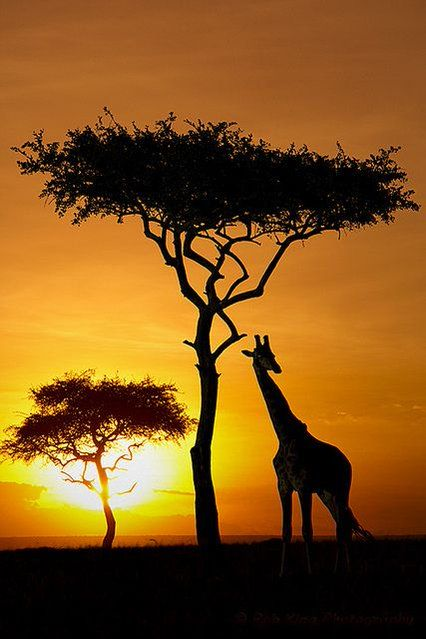
#> input picture Photos/maasai.jpg, 426 x 639 px
$ python contours.py
#> lines starting #> are read from the running program, lines starting #| are printed output that depends on the picture; after the words box and inside, x2 and y2 are one past the last pixel; in counts of white or black regions, pixels touching at a corner belong together
# Contour detection - How to identify contours in an image
# Contours can be explained simply as a curve joining all the continuous points (along the boundary), having same color or intensity.
# The contours are a useful tool for shape analysis and object detection and recognition.
import cv2 as cv
import numpy as np

img = cv.imread("Photos/maasai.jpg")
#> img is the input picture: shape (639, 426, 3); mean B, G, R 27.5, 84.3, 130.9
cv.imshow("Original", img)

# Create a blank image for drawing the contours later
blank = np.zeros(img.shape, dtype='uint8')
cv.imshow("Blank", blank)

gray = cv.cvtColor(img, cv.COLOR_BGR2GRAY)
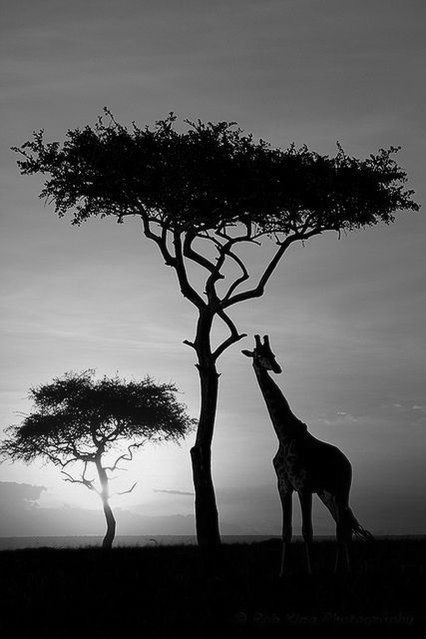
#> gray: shape (639, 426); min 0, max 254, mean 91.7
cv.imshow("Gray", gray)

ret, thresh = cv.threshold(gray, 125, 255, cv.THRESH_BINARY  # Attempt to convert the image to a binary image
                           # 125 is the threshold value, 255 is the max value to use with the THRESH_BINARY.
                           )
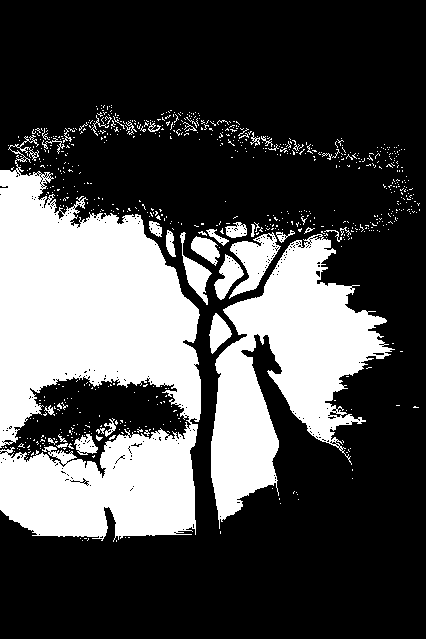
#> thresh: shape (639, 426); 30.7% white; 744 white regions (708 under 20 px)
cv.imshow("Thresholded", thresh)
# blur = cv.GaussianBlur(gray, (7, 7), cv.BORDER_DEFAULT)

# canny = cv.Canny(blur, 125, 175)
# cv.imshow("Canny Edges", canny)

# returns a list of all the contours found in the image
contours, hierarchies = cv.findContours(
    thresh, cv.RETR_LIST, cv.CHAIN_APPROX_SIMPLE)
#> contours = 1194 contours, 1165 with area under 20; largest, box (x1, y1, x2, y2) and area: (0, 135, 201, 542) 50746, (211, 234, 395, 529) 23260, (229, 232, 281, 299) 1479, (180, 232, 212, 305) 639, (214, 254, 244, 300) 609
# cv.RETR_LIST retrieves all of the contours without establishing any hierarchical relationships.
# (image, mode, method)
# cv.chain_approx_none stores all the points of the contours. Other method is cv.CHAIN_APPROX_SIMPLE which removes all redundant points and compresses the contour, thereby saving memory.
print(f'{len(contours)} contours found!')
#| 1194 contours found!

cv.drawContours(blank, contours, -1, (0, 0, 255),
                2)  # -1 means draw all contours
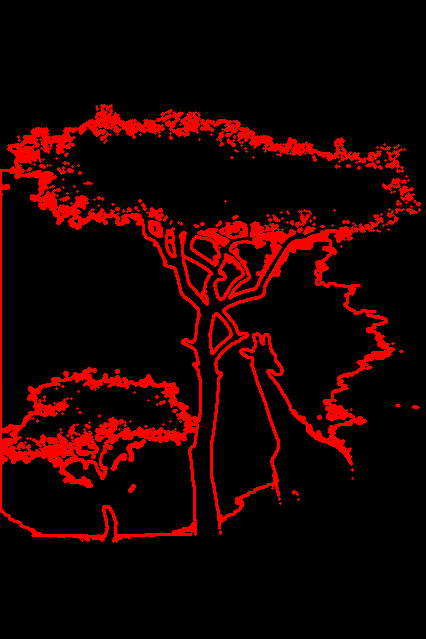
#> blank: shape (639, 426, 3); mean of channels 0, 1, 2 0, 0, 28.3; drawn as B, G, R
# (image to draw on, contours, contour index to draw (-1 means draw all), color, thickness)
cv.imshow("Contours Drawn", blank)
cv.waitKey(0)
cv.destroyAllWindows()

$ run again, with Photos/RuthImage1.jpg copied over Photos/maasai.jpg
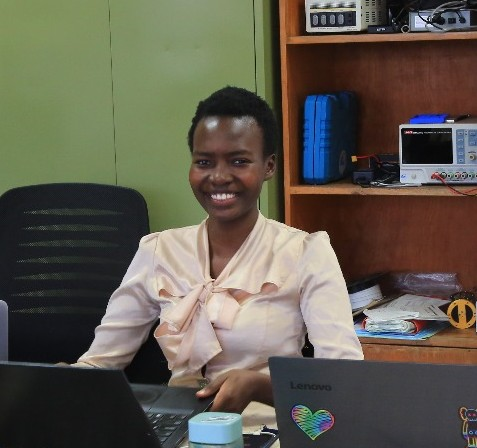
#> input picture Photos/RuthImage1.jpg, 477 x 448 px
#> img is the input picture: shape (448, 477, 3); mean B, G, R 78.6, 90.9, 95.7
#> `ret, thresh = cv.threshold(gray, 125, 255, cv.THRESH_BINARY`:
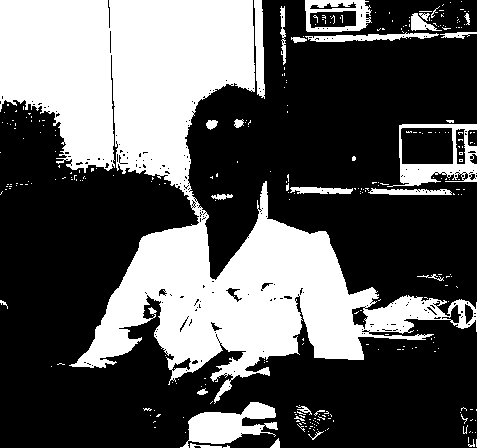
#> thresh: shape (448, 477); 35.5% white; 302 white regions (274 under 20 px)
#> contours = 624 contours, 581 with area under 20; largest, box (x1, y1, x2, y2) and area: (0, 0, 477, 404) 65530, (387, 124, 477, 187) 4022, (180, 402, 278, 448) 2095, (400, 127, 454, 165) 1918, (305, 0, 372, 32) 1847
#| 624 contours found!
#> `cv.drawContours(blank, contours, -1, (0, 0, 255), 2)`:
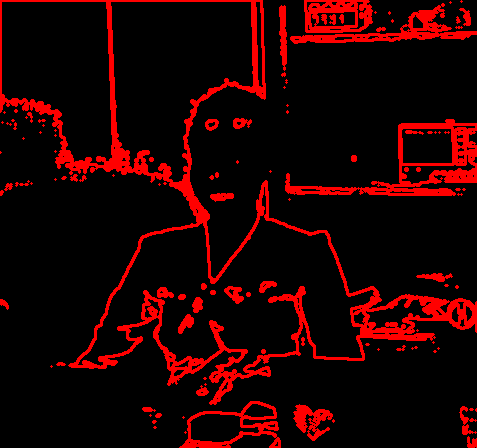
#> blank: shape (448, 477, 3); mean of channels 0, 1, 2 0, 0, 33.1; drawn as B, G, R
